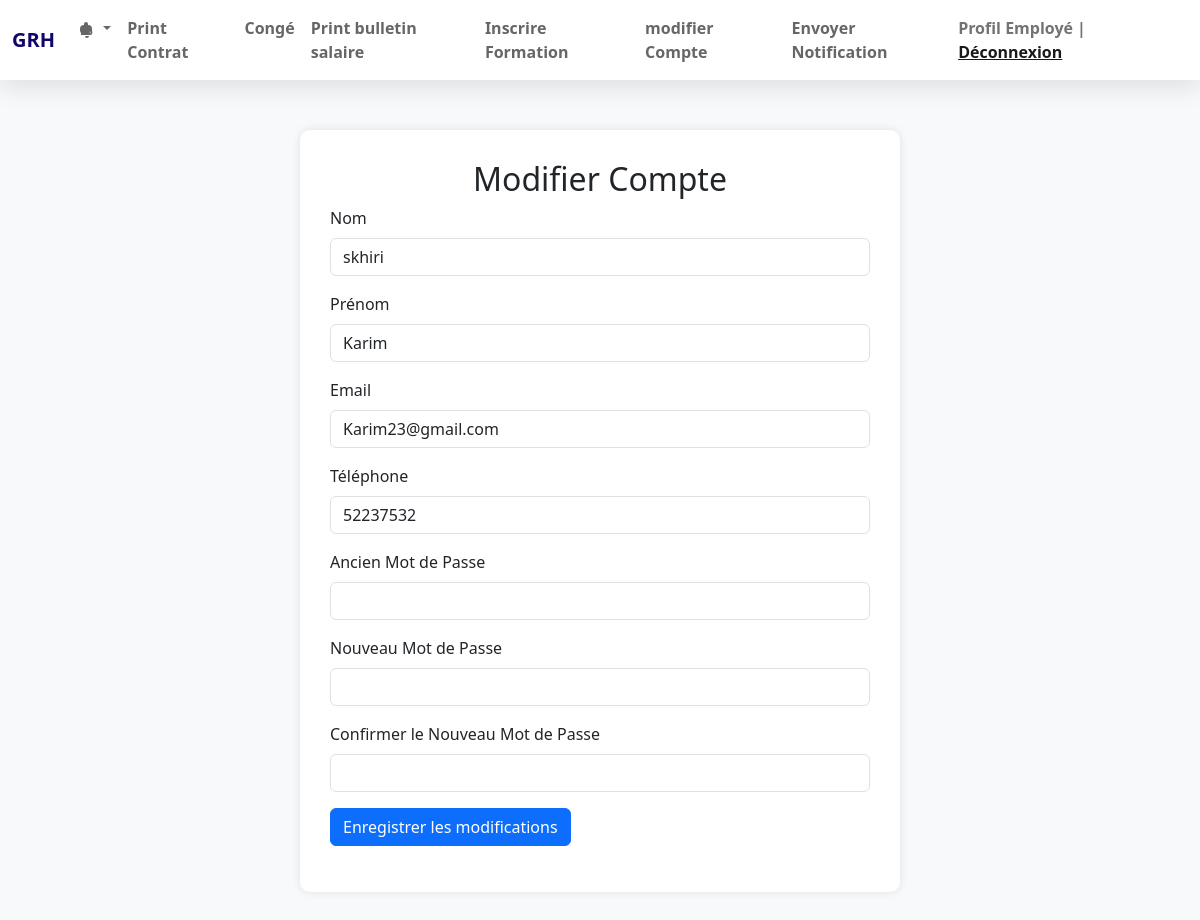
/employé/modifier_compte.php (signed in), run on the app's committed database.
### tables this page shows
CREATE TABLE `employe` (
  `id` int(6) UNSIGNED NOT NULL,
  `cin` varchar(255) NOT NULL,
  `nom` varchar(255) NOT NULL,
  `prenom` varchar(255) NOT NULL,
  `email` varchar(255) DEFAULT NULL,
  `gender` varchar(1) DEFAULT NULL,
  `age` int(3) DEFAULT NULL,
  `telephone` varchar(20) DEFAULT NULL,
  `nationality` varchar(255) DEFAULT NULL,
  `civility` varchar(255) DEFAULT NULL,
  `children` int(2) DEFAULT NULL,
  `image` varchar(255) DEFAULT NULL,
  `departement` varchar(255) DEFAULT NULL,
  `poste` varchar(255) DEFAULT NULL,
  `type_contrat` varchar(255) DEFAULT NULL,
  `salaire` varchar(50) DEFAULT NULL,
  `dateDebut` date DEFAULT NULL,
  `dateFin` date DEFAULT NULL,
  `typeContrat` varchar(255) DEFAULT NULL,
  `horaire` varchar(255) DEFAULT NULL,
  `reg_date` timestamp NOT NULL DEFAULT current_timestamp() ON UPDATE current_timestamp(),
  `numcarte` varchar(255) DEFAULT NULL,
  `username` varchar(100) DEFAULT NULL,
  `paswrd` varchar(255) DEFAULT NULL
);

### employé/modifier_compte.php (the view, shortened to what this page needs)
<head>
    <link href="https://cdn.jsdelivr.net/npm/bootstrap@5.1.3/dist/css/bootstrap.min.css" rel="stylesheet">
    <link rel="stylesheet" href="https://stackpath.bootstrapcdn.com/font-awesome/4.7.0/css/font-awesome.min.css">
    <link rel="stylesheet" href="style.css">
</head>
<?php
require_once('connect.php');
$id = $_SESSION['user_id'];
 $selSql = "SELECT * FROM `employe` WHERE id=?";
$stmt = $con->prepare($selSql);
$stmt->bind_param("i", $id);
$stmt->execute();
$res = $stmt->get_result();
$r = $res->fetch_assoc();
?>
<!DOCTYPE html>
<html lang="en">
<head>
    <link href="https://cdn.jsdelivr.net/npm/bootstrap@5.3.0/dist/css/bootstrap.min.css" rel="stylesheet">
</head>
<body>
     <?php include 'navbarEmployé.php'; ?>
    <div class="container form-container">
        <h2 class="text-center">Modifier Compte</h2>
        <form action="update_account.php" method="POST" enctype="multipart/form-data">
            <div class="mb-3">
                <label for="nom" class="form-label">Nom</label>
                <input type="text" class="form-control" id="nom" name="nom" value="<?php echo htmlspecialchars($r['nom']); ?>" required>
            </div>
            <div class="mb-3">
                <label for="prenom" class="form-label">Prénom</label>
                <input type="text" class="form-control" id="prenom" name="prenom" value="<?php echo htmlspecialchars($r['prenom']); ?>" required>
            </div>
            <div class="mb-3">
                <label for="email" class="form-label">Email</label>
                <input type="email" class="form-control" id="email" name="email" value="<?php echo htmlspecialchars($r['email']); ?>" required>
            </div>
            <div class="mb-3">
                <label for="telephone" class="form-label">Téléphone</label>
                <input type="text" class="form-control" id="telephone" name="telephone" value="<?php echo htmlspecialchars($r['telephone']); ?>" required>
            </div>
            <div class="mb-3">
                <label for="old_password" class="form-label">Ancien Mot de Passe</label>
                <input type="password" class="form-control" id="old_password" name="old_password">
            </div>
            <div class="mb-3">
                <label for="new_password" class="form-label">Nouveau Mot de Passe</label>
                <input type="password" class="form-control" id="new_password" name="new_password">
            </div>
            <div class="mb-3">
                <label for="confirm_password" class="form-label">Confirmer le Nouveau Mot de Passe</label>
                <input type="password" class="form-control" id="confirm_password" name="confirm_password">
            </div>
            <button type="submit" class="btn btn-primary">Enregistrer les modifications</button>
        </form>
    </div>
</body>
</html>

### employé/style.css (style rules this page uses)
.container { margin-top: 2rem; background-color: #fff; border-radius: 5px; box-shadow: 0 .5rem 1.5rem rgba(0, 0, 0, .1); }

### employé/modifier_compte.php (style rules this page uses)
body { background-color: #f8f9fa; }
.form-container { background-color: white; padding: 30px; border-radius: 10px; box-shadow: 0 0 10px rgba(0, 0, 0, 0.1); max-width: 600px; margin: 50px auto; }

### data on the page
employe: nom "skhiri", prenom "Karim", email "Karim23@gmail.com", telephone "52237532"
